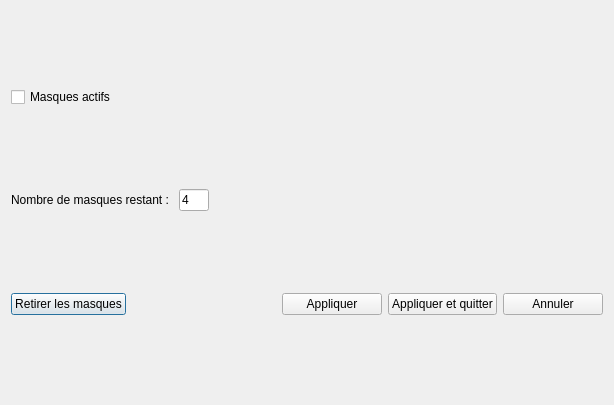
<?xml version="1.0" encoding="UTF-8"?>
<ui version="4.0">
 <class>DialogMaskArea</class>
 <widget class="QDialog" name="DialogMaskArea">
  <property name="geometry">
   <rect>
    <x>0</x>
    <y>0</y>
    <width>614</width>
    <height>405</height>
   </rect>
  </property>
  <property name="windowTitle">
   <string>Select mask areas</string>
  </property>
  <property name="windowIcon">
   <iconset resource="ressources.qrc">
    <normaloff>:/Images/Images/Icone.png</normaloff>:/Images/Images/Icone.png</iconset>
  </property>
  <layout class="QVBoxLayout" name="verticalLayout">
   <item>
    <widget class="QCheckBox" name="checkBoxMasqueActif">
     <property name="text">
      <string>Masques actifs</string>
     </property>
    </widget>
   </item>
   <item>
    <layout class="QHBoxLayout" name="horizontalLayout">
     <item>
      <widget class="QLabel" name="labelNbMasquesRestant">
       <property name="text">
        <string>Nombre de masques restant : </string>
       </property>
      </widget>
     </item>
     <item>
      <widget class="QLineEdit" name="lineEditNbMasquesRestant">
       <property name="sizePolicy">
        <sizepolicy hsizetype="Fixed" vsizetype="Fixed">
         <horstretch>0</horstretch>
         <verstretch>0</verstretch>
        </sizepolicy>
       </property>
       <property name="minimumSize">
        <size>
         <width>30</width>
         <height>0</height>
        </size>
       </property>
       <property name="maximumSize">
        <size>
         <width>30</width>
         <height>16777215</height>
        </size>
       </property>
       <property name="text">
        <string>4</string>
       </property>
       <property name="readOnly">
        <bool>true</bool>
       </property>
      </widget>
     </item>
     <item>
      <spacer name="horizontalSpacer_6">
       <property name="orientation">
        <enum>Qt::Horizontal</enum>
       </property>
       <property name="sizeHint" stdset="0">
        <size>
         <width>40</width>
         <height>20</height>
        </size>
       </property>
      </spacer>
     </item>
    </layout>
   </item>
   <item>
    <layout class="QHBoxLayout" name="horizontalLayout_2">
     <item>
      <widget class="QPushButton" name="pushButtonMasquesRetirerMasques">
       <property name="minimumSize">
        <size>
         <width>100</width>
         <height>0</height>
        </size>
       </property>
       <property name="text">
        <string>Retirer les masques</string>
       </property>
      </widget>
     </item>
     <item>
      <spacer name="horizontalSpacer">
       <property name="orientation">
        <enum>Qt::Horizontal</enum>
       </property>
       <property name="sizeHint" stdset="0">
        <size>
         <width>40</width>
         <height>20</height>
        </size>
       </property>
      </spacer>
     </item>
     <item>
      <widget class="QPushButton" name="pushButtonMasquesAppliquer">
       <property name="minimumSize">
        <size>
         <width>100</width>
         <height>0</height>
        </size>
       </property>
       <property name="text">
        <string>Appliquer</string>
       </property>
      </widget>
     </item>
     <item>
      <widget class="QPushButton" name="pushButtonMasquesAppliquerQuitter">
       <property name="text">
        <string>Appliquer et quitter</string>
       </property>
      </widget>
     </item>
     <item>
      <widget class="QPushButton" name="pushButtonMasquesAnnuler">
       <property name="minimumSize">
        <size>
         <width>100</width>
         <height>0</height>
        </size>
       </property>
       <property name="text">
        <string>Annuler</string>
       </property>
      </widget>
     </item>
    </layout>
   </item>
  </layout>
 </widget>
 <resources>
  <include location="ressources.qrc"/>
 </resources>
 <connections/>
</ui>
